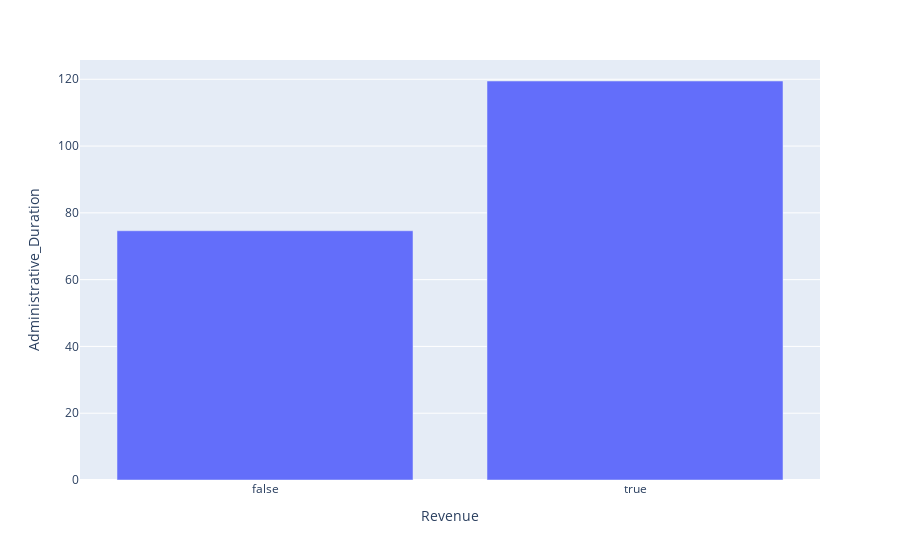

This figure's notebook cell:
### Code cell
fig = px.bar(summary, x = "Revenue", y = "Administrative_Duration")

fig.show()

### Figure 1 — Plotly figure (JSON) as saved in the notebook; plotly's stock layout.template omitted (floating-point values rounded to 4 significant figures)
{"data": [{"hovertemplate": "Revenue=%{x}<br>Administrative_Duration=%{y}<extra></extra>", "legendgroup": "", "marker": {"color": "#636efa", "pattern": {"shape": ""}}, "name": "", "orientation": "v", "showlegend": false, "textposition": "auto", "type": "bar", "x": [false, true], "xaxis": "x", "y": [74.64, 119.5], "yaxis": "y"}], "layout": {"barmode": "relative", "legend": {"tracegroupgap": 0}, "margin": {"t": 60}, "xaxis": {"anchor": "y", "domain": [0, 1], "title": {"text": "Revenue"}}, "yaxis": {"anchor": "x", "domain": [0, 1], "title": {"text": "Administrative_Duration"}}}}
